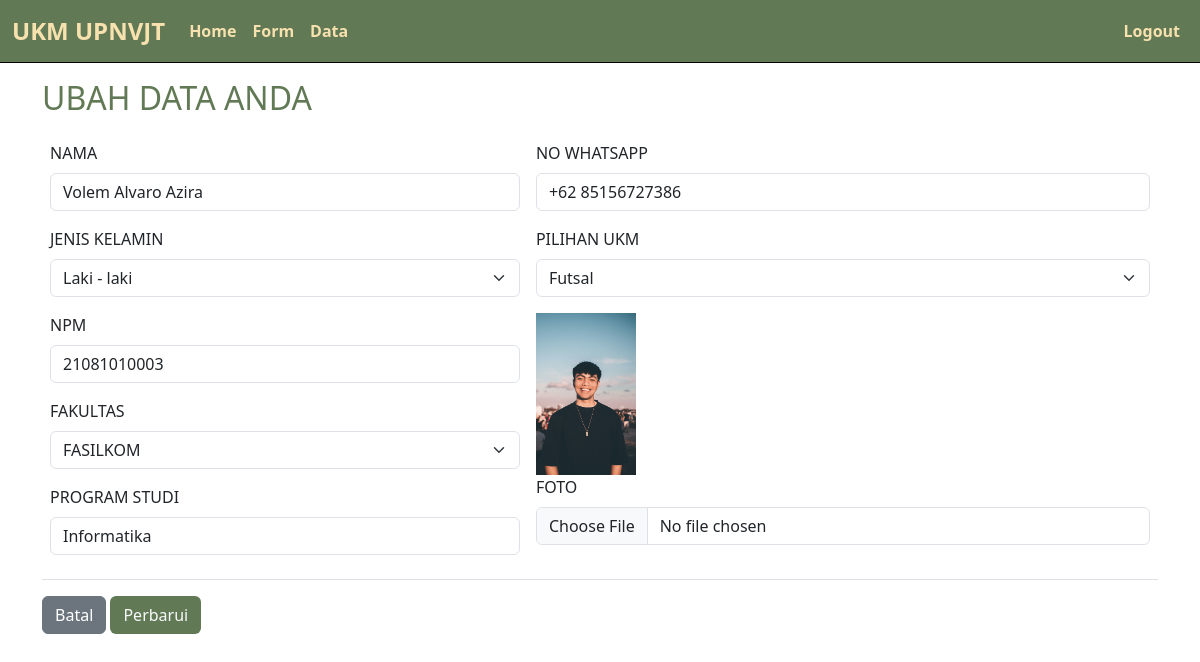
The page /edit.php?id=7 (signed in) on the database its author committed.
### tables this page shows
CREATE TABLE `mahasiswa` (
  `id` int(11) NOT NULL,
  `nama` varchar(50) NOT NULL,
  `jk` varchar(20) NOT NULL,
  `npm` varchar(30) NOT NULL,
  `fak` varchar(30) NOT NULL,
  `jur` varchar(30) NOT NULL,
  `wa` varchar(30) NOT NULL,
  `ukm` varchar(50) NOT NULL,
  `ktm` text NOT NULL,
  `sp` text NOT NULL
);

CREATE TABLE `kartu` (
  `id` int(11) NOT NULL,
  `img` text NOT NULL,
  `ukm` varchar(30) NOT NULL,
  `desk` text NOT NULL,
  `instagram` text NOT NULL,
  `total` int(11) NOT NULL
);

### edit.php (the view, shortened to what this page needs)
<?php
require_once 'functions.php';
if (isset($_GET['id'])) {
    $id = $_GET['id'];
    $query = "SELECT * FROM mahasiswa WHERE id='$id'";
    $result = mysqli_query($conn, $query);
    if ($data = $result->fetch_assoc()) {
        $npm = $data['npm'];
        $jur = $data['jur'];
        $wa = $data['wa'];
    }
}
$query2 = "SELECT ukm FROM kartu";
$result2 = mysqli_query($conn, $query2);
?>
<!DOCTYPE html>
<html lang="en">
<head>
    <link href="https://cdn.jsdelivr.net/npm/bootstrap@5.3.0-alpha3/dist/css/bootstrap.min.css" rel="stylesheet" />
    <link rel="stylesheet" href="style.css" />
</head>
<body>
    <nav class="navbar navbar-expand-lg">
        <div class="container-fluid">
            <a class="navbar-brand" href="#home">UKM UPNVJT</a>
            <div class="collapse navbar-collapse justify-content-between" id="navbarNavAltMarkup">
                <div class="navbar-nav">
                    <a class="nav-link" aria-current="page" href="index.php">Home</a>
                    <a class="nav-link" href="form.php">Form</a>
                    <a class="nav-link" href="data.php">Data</a>
                </div>
                <div class="navbar-nav">
                    <a class="nav-link" href="logout.php">Logout</a>
                </div>
            </div>
        </div>
    </nav>
    <div class="form mt-3 container">
        <h2>UBAH DATA ANDA</h2>
        <form action="functions.php" method="post" class="mt-3" enctype="multipart/form-data">
            <table class="table">
                <tr>
                    <td>
                        <div class="mb-3">
                            <label for="nama" class="form-label">NAMA</label>
                            <input type="text" class="form-control" id="nama" name="nama" value="<?= $data['nama'] ?>" required />
                        </div>
                        <div class="mb-3">
                            <label for="jk" class="form-label">JENIS KELAMIN</label>
                            <select name="jk" id="jk" class="form-select" required>
                                <option value="Laki - laki" <?php if ($data['jk'] == 'Laki - laki') { ?> selected <?php } ?>>Laki - laki</option>
                            </select>
                        </div>
                        <div class="mb-3">
                            <label for="npm" class="form-label">NPM</label>
                            <input type="text" class="form-control" id="npm" name="npm" value="<?= $npm ?>" required />
                        </div>
                        <div class="mb-3">
                            <label for="fak" class="form-label">FAKULTAS</label>
                            <select id="fak" name="fak" class="form-select" required>
                                <option value="FASILKOM" <?php if ($data['fak'] == 'FASILKOM') { ?> selected <?php } ?>>FASILKOM</option>
                            </select>
                        </div>
                        <div class="mb-3">
                            <label for="jur" class="form-label">PROGRAM STUDI</label>
                            <input type="text" class="form-control" id="jur" name="jur" value="<?= $jur ?>" required />
                        </div>
                    </td>
                    <td>
                        <div class="mb-3">
                            <label for="wa" class="form-label">NO WHATSAPP</label>
                            <input type="text" class="form-control" id="wa" name="wa" value="<?= $wa ?>" required />
                        </div>
                        <div class="mb-3">
                            <label for="ukm" class="form-label">PILIHAN UKM</label>
                            <select id="ukm" name="ukm" class="form-select" required>
                                <?php
                                if (mysqli_num_rows($result2) > 0) {
                                    while ($row = mysqli_fetch_assoc($result2)) {
                                ?>
                                        <option value="<?php echo $row['ukm'] ?>" <?php if ($data['ukm'] == $row['ukm']) { ?> selected <?php } ?>><?php echo $row['ukm'] ?></option>
                                <?php
                                    }
                                }
                                ?>
                            </select>
                        </div>
                        <div class="mb-3">
                            <img src="uploads/<?= $data['sp'] ?>" width="100px"><br>
                            <label for="sp" class="form-label">FOTO</label>
                            <input class="form-control" type="file" id="sp" name="sp" accept=".img, .jpeg, .png ,.jpg" required />
                        </div>
                    </td>
                </tr>
            </table>
            <a href="index.php" class="btn btn-secondary">Batal</a>
            <button class="btn text-light" type="submit" value="update" name="proses" style="background-color: var(--pr);">Perbarui</button>
        </form>
    </div>
</body>
</html>

### style.css (style rules this page uses)
* { margin: 0; padding: 0; }
:root { --pr: #617a55; --sec: #f7e1ae; --trd: #c07f00; --alt: #fff7d4; }
nav { background-color: var(--pr); font-weight: 700; border-bottom: 1px black solid; }
.navbar-brand { color: var(--sec); font-weight: 700; font-size: 1.5rem; }
.navbar-nav .nav-link { color: var(--sec); }
.container h2 { color: var(--pr); }

### rows shown on the page
mahasiswa: nama "Volem Alvaro Azira", jk "Laki - laki", npm "21081010003", fak "FASILKOM", jur "Informatika", wa "+62 85156727386", ukm "Futsal", sp (picture)
